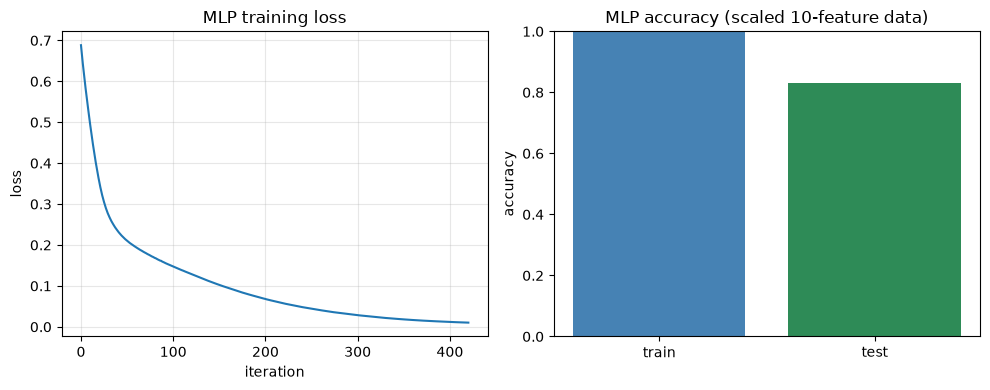

Python code for this plot:
import matplotlib.pyplot as plt
from pathlib import Path
from sklearn.datasets import make_classification
from sklearn.metrics import accuracy_score
from sklearn.model_selection import train_test_split
from sklearn.neural_network import MLPClassifier
from sklearn.preprocessing import StandardScaler

# 500 samples, 10 numeric features, binary labels (supervised classification)
X, y = make_classification(n_samples=500, n_features=10, random_state=42)

X_train, X_test, y_train, y_test = train_test_split(
    X, y, test_size=0.2, random_state=42
)

# Scale using train statistics only (avoid leaking test distribution)
scaler = StandardScaler()
X_train = scaler.fit_transform(X_train)
X_test = scaler.transform(X_test)

# MLP: input(10) -> hidden(64) -> hidden(32) -> output(1 class score)
clf = MLPClassifier(hidden_layer_sizes=(64, 32), max_iter=500, random_state=42)
clf.fit(X_train, y_train)

acc = accuracy_score(y_test, clf.predict(X_test))
print(f"Accuracy: {acc:.3f}")

fig, axes = plt.subplots(1, 2, figsize=(10, 4))

axes[0].plot(clf.loss_curve_)
axes[0].set_xlabel("iteration")
axes[0].set_ylabel("loss")
axes[0].set_title("MLP training loss")
axes[0].grid(alpha=0.3)

axes[1].bar(["train", "test"], [clf.score(X_train, y_train), acc], color=["steelblue", "seagreen"])
axes[1].set_ylim(0, 1)
axes[1].set_ylabel("accuracy")
axes[1].set_title("MLP accuracy (scaled 10-feature data)")

out = Path(__file__).resolve().parent / "MLPSupervised.png"
plt.tight_layout()
plt.savefig(out, bbox_inches="tight")
plt.close()
print(f"Saved {out}")
